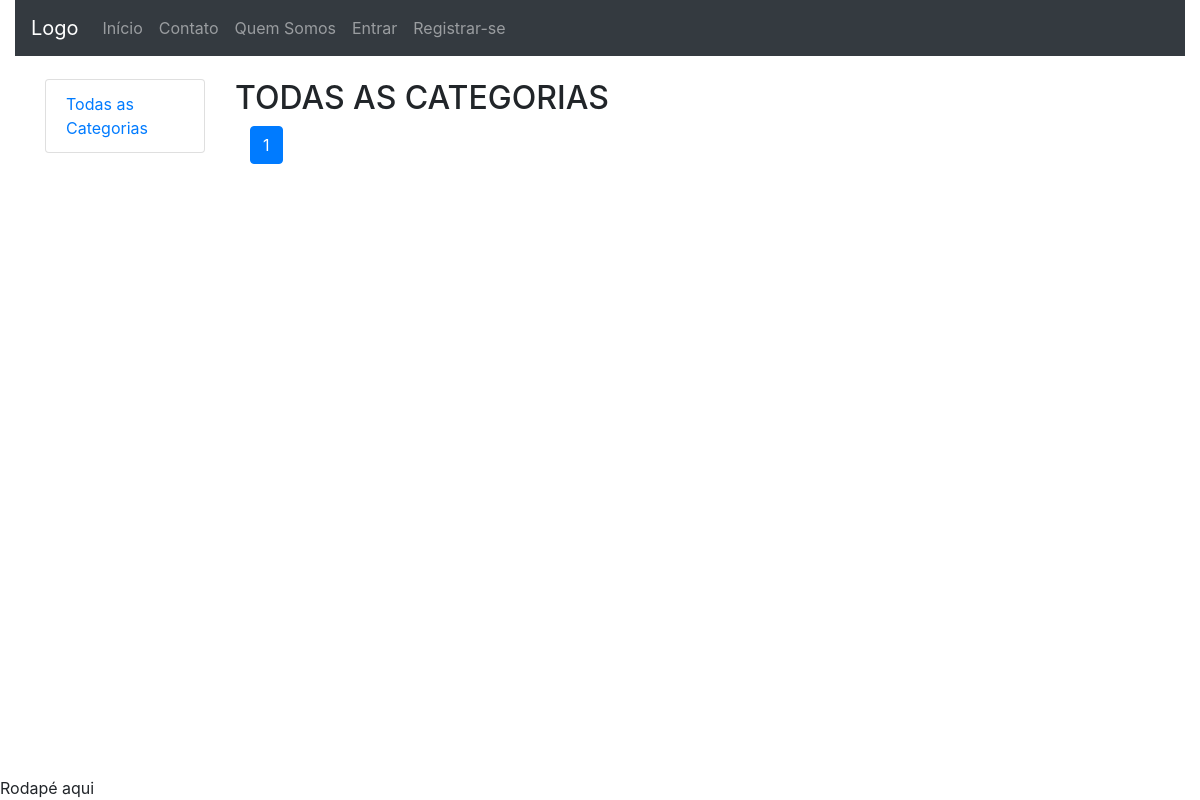
The app's page /, older data.
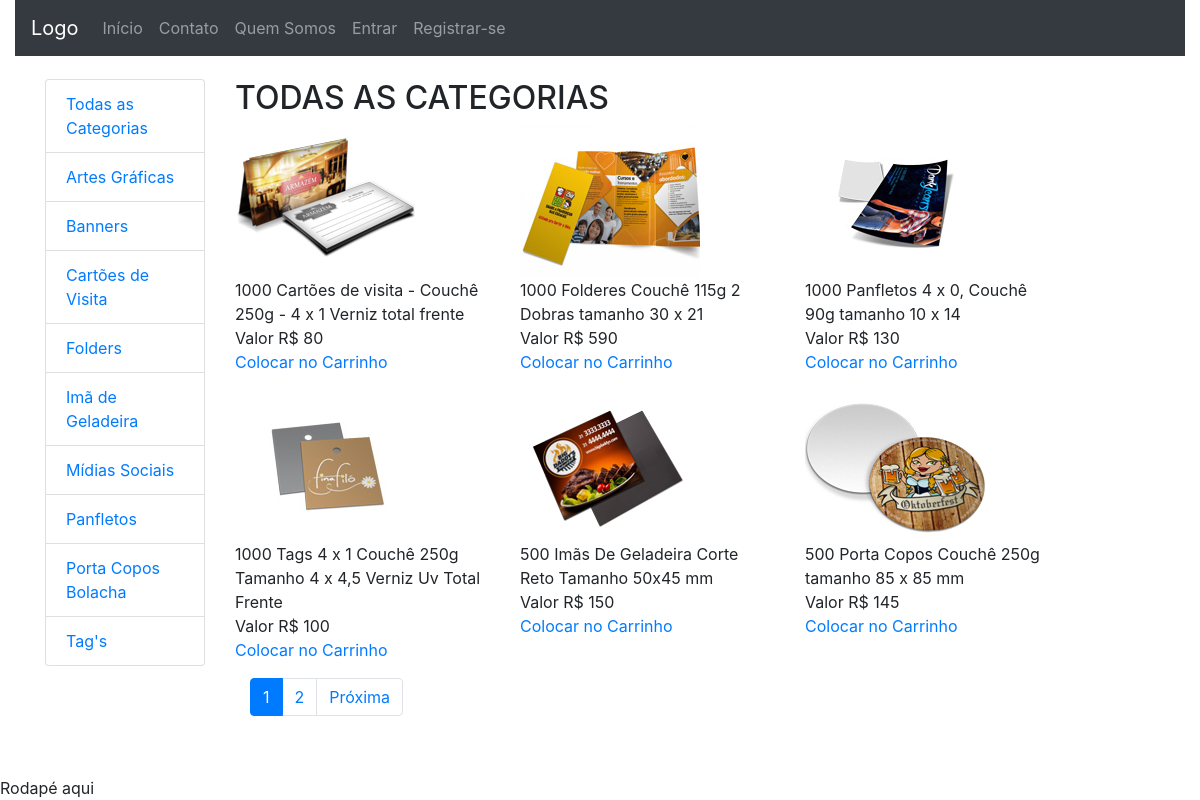
The same page, newer data.
### core/models.py (models this page shows, shortened)
class Category(models.Model):
	name = models.CharField('Nome', max_length=100)
	slug = models.CharField('slug', max_length=100, null=True, blank=True)
	created = models.DateTimeField('Criado em', auto_now_add=True)
	modified = models.DateTimeField('Modificado em', auto_now=True)
	class Meta:
		verbose_name = 'Categoria'
		verbose_name_plural = 'Categorias'
		ordering = ['name']
	def __str__(self):
		return self.name

class Service(models.Model):
	TYPE_CHOICES = (
			('IP', 'impressão'),
			('AT', 'criação de arte'),
		)
	description = models.TextField('Descrição', max_length=300)
	image = models.ImageField(upload_to='impress-art',
		verbose_name='Imagem', null=True, blank=True)
	value = models.DecimalField(verbose_name='Valor', null=True,
		blank=True, max_digits=8, decimal_places=2)
	category = models.ForeignKey(Category, on_delete=models.CASCADE,
		null=True, blank=True)
	class Meta:
		verbose_name = 'Serviço'
		verbose_name_plural = 'Serviços'
		ordering = ['description']

### core/views.py (the view)
# urls.py: path('', views.index, name='index'),
def index(request):
	categories = Category.objects.all()
	service_list = Service.objects.all()
	paginator = Paginator(service_list, 6)
	page = request.GET.get('page')
	services = paginator.get_page(page)
	label_category = 'TODAS AS CATEGORIAS'
	context = {
		'label_category': label_category,
		'categories': categories,
		'services': services,
		'paginator': paginator
	}
	return render(request, 'core/index.html', context)

### core/templatetags/core_tags.py (called while the page is built)
@register.simple_tag
def get_value(service_id):
	value = None
	try:
		service = Service.objects.get(id=service_id)
		value = service.value
	except:
		pass
	if value is None:
		return 'depende de análise'
	else:
		return 'R$ %d ' % value

### core/templates/core/index.html (shortened to what this page needs)
{% extends 'core/base.html' %}
{% load static %}
{% load core_tags %}
	{% block conteudo %}
	<div class="container-fluid" style="margin-top: 2%">
		<div class="container-fluid">
			<div class="row">
				<div class="col-sm-2">
					<ul class="list-group">
						<li class="list-group-item">
							<a href="{% url 'core:index' %}">
								Todas as Categorias
							</a>
						</li>
						{% for category in categories %}
						<li class="list-group-item">
							<a href="{% url 'core:category' category.id %}">
							{{ category }}</a>
						</li>
						{% endfor %}
					</ul>
				</div>
				<div class="col-sm-9">
					<h2>{{ label_category }}</h2>
					<div class="row">
						{% for service in services %}
						<div class="col-sm-4">
							<img src="{{ service.image.url }}">
							<div>{{ service.description }}</div>
							<div>Valor {% get_value service.id %}</div>
							<div>
								<a href="{% url 'dashboard_client:insert_cart' service.id %}">
								Colocar no Carrinho
								</a>
							</div>
						</div>
						{% endfor %}
					</div>
					<div class="container">
						<ul class="pagination">
					        {% for num in paginator.page_range %}
					        <li class="page-item {% if num == services.number %} active {% endif %}">
					        	<a class="page-link"
					        	href="?page={{ num }}">
					        		{{ num }}
					        	</a>
					        </li>
					        {% endfor %}
					        {% if services.has_next %}
					        <li class="page-item">
					    		<a class="page-link"
					    			href="?page={{ services.next_page_number }}">Próxima
					    		</a>
					    	</li>
					        {% endif %}
						</ul>
					</div>
				</div>
				</div>
			</div>
	</div>
	{% endblock %}

### core/templates/core/base.html (shortened to what this page needs)
{% load static %}
<!DOCTYPE html>
<html lang="pt-br">
<head>
	<link rel="stylesheet" href="https://maxcdn.bootstrapcdn.com/bootstrap/4.0.0/css/bootstrap.min.css">
	<link href="https://cdn.rawgit.com/adrianoOliveiraRocha/cdn/54efd87f/lojagrafica/css/fontello.css" rel="stylesheet" style="text.css">
	<link rel="stylesheet"
	href="https://cdn.rawgit.com/adrianoOliveiraRocha/cdn/master/lojagrafica/media/css/jquery.dataTables.css">
</head>
<body>
	<div class="container-fluid">
	{% block menu %}
	<nav class="navbar navbar-expand-sm bg-dark navbar-dark">
		<a class="navbar-brand" href="#">Logo</a>
		<ul class="navbar-nav">
			<li class="nav-item">
				<a class="nav-link" href="{% url 'core:index' %}">Início</a>
			</li>
			<li class="nav-item">
				<a class="nav-link" href="{% url 'core:contato' %}">Contato</a>
			</li>
			<li class="nav-item">
				<a class="nav-link" href="{% url 'core:quemsomos' %}">Quem Somos</a>
			</li>
			{% if user.is_authenticated %}
			{% if user.is_staff %}
			<li class="nav-item">
				<a class="nav-link" href="{% url 'dashboard_admin:index' %}">
					Área Administrativa
				</a>
			</li>
			<li class="nav-item">
				<a class="nav-link" href="{% url 'logout' %}">Sair</a>
			</li>
			{% else %}
			<li class="nav-item">
				<a class="nav-link" href="{% url 'dashboard_client:index' %}">
					Área do cliente
				</a>
			</li>
			<li class="nav-item">
				<a class="nav-link" href="{% url 'logout' %}">Sair</a>
			</li>
			{% endif %}
			{% else %}
			<li class="nav-item">
				<a class="nav-link" href="{% url 'login' %}">Entrar</a>
			</li>
			<li class="nav-item">
				<a class="nav-link" href="{% url 'accounts:register' %}">Registrar-se</a>
			</li>
			{% endif %}
		</ul>
	</nav>
	{% endblock %}
	{% block conteudo %}{% endblock %}
	{% block rodape %}
	<footer class="fixed-bottom">
		Rodapé aqui
	</footer>
	{% endblock %}
	</div>
</body>
</html>

Row changes from the older to the newer data that the page shows:
added Category: name "Artes Gráficas"
added Category: name "Banners"
added Category: name "Cartões de Visita"
added Category: name "Folders"
added Category: name "Imã de Geladeira"
added Category: name "Mídias Sociais"
added Category: name "Panfletos"
added Category: name "Porta Copos Bolacha"
added Category: name "Tag's"
added Service: image (picture), description "1000 Cartões de visita - Couchê 250g - 4 x 1 Verniz total frente", id+value "R$ 80"
added Service: image (picture), description "1000 Folderes Couchê 115g 2 Dobras tamanho 30 x 21", id+value "R$ 590"
added Service: image (picture), description "1000 Panfletos 4 x 0, Couchê 90g tamanho 10 x 14", id+value "R$ 130"
added Service: image (picture), description "1000 Tags 4 x 1 Couchê 250g Tamanho 4 x 4,5 Verniz Uv Total Frente", id+value "R$ 100"
added Service: image (picture), description "500 Imãs De Geladeira Corte Reto Tamanho 50x45 mm", id+value "R$ 150"
added Service: image (picture), description "500 Porta Copos Couchê 250g tamanho 85 x 85 mm", id+value "R$ 145"
Text that changed along with them:
new list line: "2"
text now shown: "Próxima"
